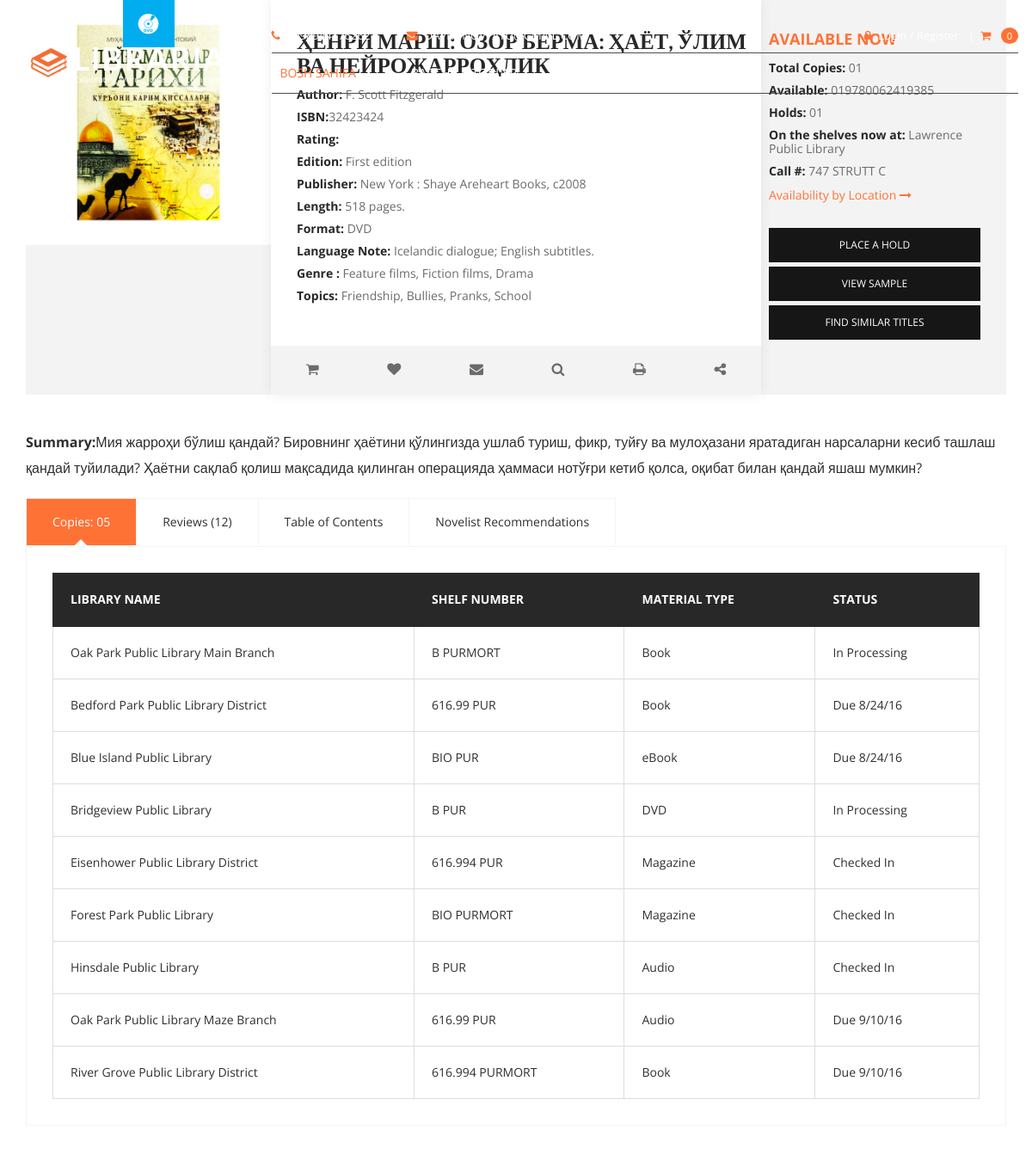
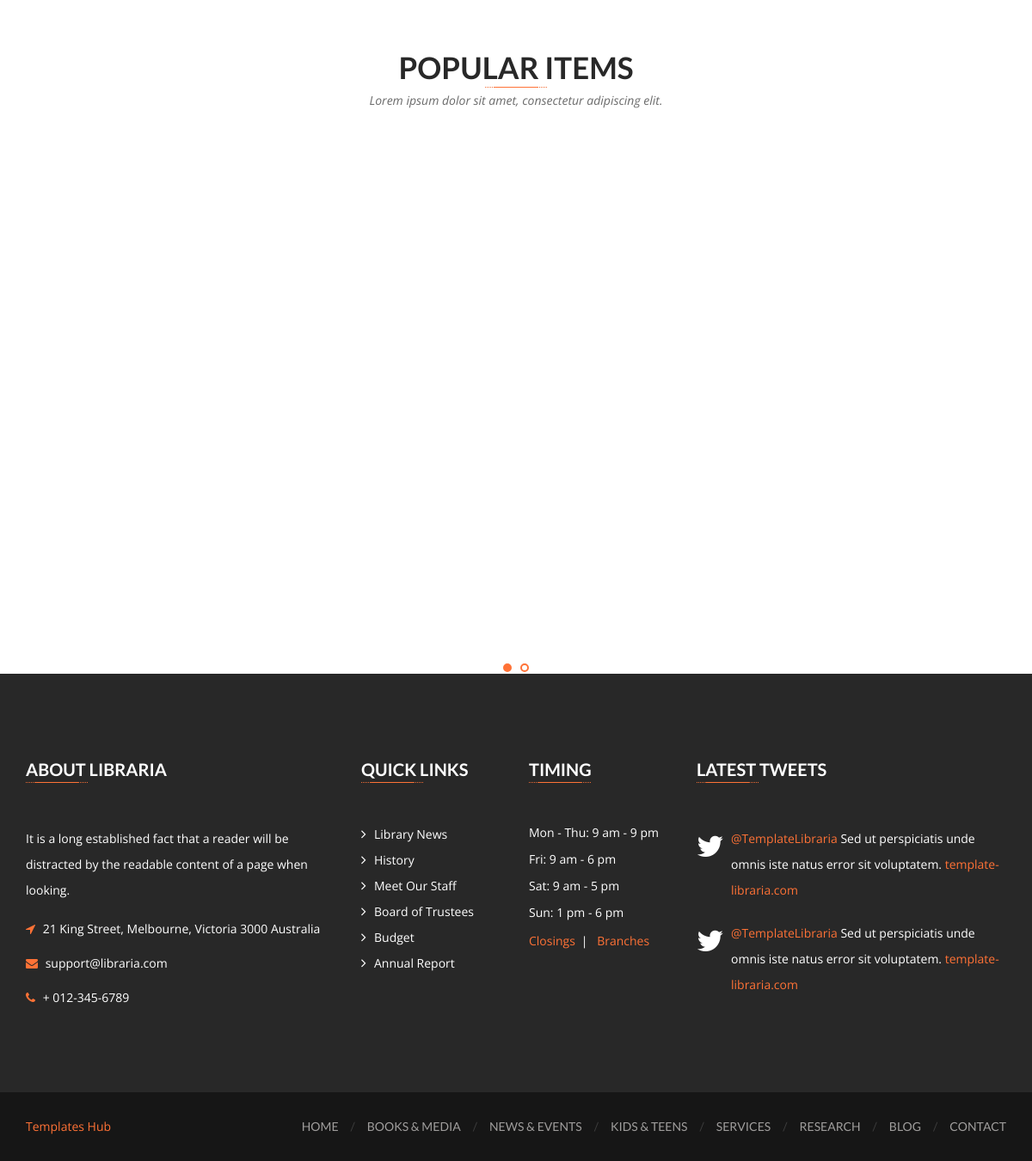
Page /detail/1/ on the committed database (2 pictures, top to bottom).
### book/models.py (models this page shows, shortened)
class Book(models.Model):
    title=models.CharField(max_length=200)
    description=models.TextField()
    isbn=models.CharField(max_length=17)

class BookImage(models.Model):
    book=models.ForeignKey(Book,on_delete=models.CASCADE,related_name="images")
    book_image=models.ImageField(upload_to='images_book/')

### book/views.py (the view)
# urls.py: path('detail/<int:id>/',BookDetailView,name='det'),
def BookDetailView(request,id):
    book=get_object_or_404(Book,id=id)
    context={
        "book":book
    }
    return render(request,"books-media-detail-v2.html",context)

### templates/books-media-detail-v2.html (shortened to what this page needs)
{% extends 'base.html' %}
{% load static %}
{% block content %}
        <div id="content" class="site-content">
            <div id="primary" class="content-area">
                <main id="main" class="site-main">
                    <div class="booksmedia-detail-main">
                        <div class="container">
                            <div class="booksmedia-detail-box">
                                <div class="detailed-box">
                                    <div class="col-xs-12 col-sm-5 col-md-3">
                                        <div class="post-thumbnail">
                                            <div class="book-list-icon blue-icon"></div>
                                            <img src="{{ book.images.first.book_image.url }}" alt="Book Image">
                                        </div>
                                    </div>
                                    <div class="col-xs-12 col-sm-7 col-md-6">
                                        <div class="post-center-content">
                                            <h2>{{ book.title }}</h2>
                                            <p><strong>Author:</strong> F. Scott Fitzgerald</p>
                                            <p><strong>ISBN:</strong>{{ book.isbn }}</p>
                                            <p><strong>Rating:</strong> </p>
                                            <p><strong>Edition:</strong> First edition</p>
                                            <p><strong>Publisher:</strong> New York : Shaye Areheart Books, c2008</p>
                                            <p><strong>Length:</strong> 518 pages.</p>
                                            <p><strong>Format:</strong> DVD</p>
                                            <p><strong>Language Note:</strong> Icelandic dialogue; English subtitles.</p>
                                            <p><strong>Genre :</strong> Feature films, Fiction films, Drama</p>
                                            <p><strong>Topics:</strong> Friendship, Bullies, Pranks, School</p>
                                            <div class="actions">
                                                <ul>
                                                    <li>
                                                        <a href="#" target="_blank" data-toggle="blog-tags" data-placement="top" title="" data-original-title="Add To Cart">
                                                            <i class="fa fa-shopping-cart"></i>
                                                        </a>
                                                    </li>
                                                    <li>
                                                        <a href="#" target="_blank" data-toggle="blog-tags" data-placement="top" title="" data-original-title="Like">
                                                            <i class="fa fa-heart"></i>
                                                        </a>
                                                    </li>
                                                    <li>
                                                        <a href="#" target="_blank" data-toggle="blog-tags" data-placement="top" title="" data-original-title="Mail">
                                                            <i class="fa fa-envelope"></i>
                                                        </a>
                                                    </li>
                                                    <li>
                                                        <a href="#" target="_blank" data-toggle="blog-tags" data-placement="top" title="" data-original-title="Search">
                                                            <i class="fa fa-search"></i>
                                                        </a>
                                                    </li>
                                                    <li>
                                                        <a href="#" target="_blank" data-toggle="blog-tags" data-placement="top" title="" data-original-title="Print">
                                                            <i class="fa fa-print"></i>
                                                        </a>
                                                    </li>
                                                    <li>
                                                        <a href="#" target="_blank" data-toggle="blog-tags" data-placement="top" title="" data-original-title="Print">
                                                            <i class="fa fa-share-alt"></i>
                                                        </a>
                                                    </li>
                                                </ul>
                                            </div>
                                        </div>
                                    </div>
                                    <div class="col-xs-12 col-sm-12 col-md-3 ">
                                        <div class="post-right-content">
                                            <h4>Available now</h4>
                                            <p><strong>Total Copies:</strong> 01</p>
                                            <p><strong>Available:</strong> 019780062419385</p>
                                            <p><strong>Holds:</strong>  01</p>
                                            <p><strong>On the shelves now at:</strong> Lawrence Public Library</p>
                                            <p><strong>Call #:</strong> 747 STRUTT C</p>
                                            <a href="#." class="available-location">Availability by Location <i class="fa fa-long-arrow-right" aria-hidden="true"></i></a>
                                            <a href="#." class="btn btn-dark-gray">Place a Hold</a>
                                            <a href="#." class="btn btn-dark-gray">View sample</a>
                                            <a href="#." class="btn btn-dark-gray">Find Similar Titles</a>
                                        </div>
                                    </div>
                                </div>
                                <p><strong>Summary:</strong>{{ book.description }} </p>
                                <div class="table-tabs" id="responsiveTabs">
                                    <ul class="nav nav-tabs">
                                        <li class="active"><b class="arrow-up"></b><a data-toggle="tab" href="#sectionA">Copies: 05</a></li>
                                        <li><b class="arrow-up"></b><a data-toggle="tab" href="#sectionB">Reviews (12)</a></li>
                                        <li><b class="arrow-up"></b><a data-toggle="tab" href="#sectionC">Table of Contents</a></li>
                                        <li><b class="arrow-up"></b><a data-toggle="tab" href="#sectionD">Novelist Recommendations</a></li>
                                    </ul>
                                    <div class="tab-content">
                                        <div id="sectionA" class="tab-pane fade in active">
                                            <table class="table table-bordered">
                                                <thead>
                                                    <tr>
                                                        <th>Library Name</th>
                                                        <th>Shelf Number</th>
                                                        <th>Material Type</th>
                                                        <th>Status </th>
                                                    </tr>
                                                </thead>
                                                <tbody>
                                                    <tr>
                                                        <td>Oak Park Public Library Main Branch</td>
                                                        <td>B PURMORT</td>
                                                        <td>Book</td>
                                                        <td>In Processing</td>
                                                    </tr>
                                                    <tr>
                                                        <td>Bedford Park Public Library District</td>
                                                        <td>616.99 PUR</td>
                                                        <td>Book</td>
                                                        <td>Due 8/24/16</td>
                                                    </tr>
                                                    <tr>
                                                        <td>Blue Island Public Library</td>
                                                        <td>BIO PUR</td>
                                                        <td>eBook</td>
                                                        <td>Due 8/24/16</td>
                                                    </tr>
                                                    <tr>
                                                        <td>Bridgeview Public Library</td>
                                                        <td>B PUR</td>
                                                        <td>DVD</td>
                                                        <td>In Processing</td>
                                                    </tr>
                                                    <tr>
                                                        <td>Eisenhower Public Library District</td>
                                                        <td>616.994 PUR</td>
                                                        <td>Magazine</td>
                                                        <td>Checked In</td>
                                                    </tr>
                                                    <tr>
                                                        <td>Forest Park Public Library</td>
                                                        <td>BIO PURMORT</td>
                                                        <td>Magazine</td>
                                                        <td>Checked In</td>
                                                    </tr>
                                                    <tr>
                                                        <td>Hinsdale Public Library</td>
                                                        <td>B PUR</td>
                                                        <td>Audio</td>
                                                        <td>Checked In</td>
                                                    </tr>
                                                    <tr>
                                                        <td>Oak Park Public Library Maze Branch</td>
                                                        <td>616.99 PUR</td>
                                                        <td>Audio</td>
                                                        <td>Due 9/10/16</td>
                                                    </tr>
                                                    <tr>
                                                        <td>River Grove Public Library District</td>
                                                        <td>616.994 PURMORT</td>
                                                        <td>Book</td>
                                                        <td>Due 9/10/16</td>
                                                    </tr>
                                                </tbody>
                                            </table>
                                        </div>
                                    </div>
                                </div>
                            </div>
                        </div>
                    </div>
                </main>
            </div>
        </div>
        <div class="booksmedia-fullwidth">
            <div class="container">
                <h2 class="section-title text-center">Popular Items</h2>
                    <span class="underline center"></span>
                    <p class="lead text-center">Lorem ipsum dolor sit amet, consectetur adipiscing elit.</p>
                        <ul class="popular-items-detail-v2">
                            <li>
                                <div class="book-list-icon blue-icon"></div>
                                <figure>
                                    <img src="images/books-media/layout-3/books-media-layout3-01.jpg" alt="Book">
                                    <figcaption>
                                        <header>
                                            <h4><a href="#.">The Great Gatsby</a></h4>
                                            <p><strong>Author:</strong>  F. Scott Fitzgerald</p>
                                            <p><strong>ISBN:</strong>  9781581573268</p>
                                        </header>
                                    </figcaption>
                                </figure>
                            </li>
                            <li>
                                <div class="book-list-icon yellow-icon"></div>
                                <figure>
                                    <img src="images/books-media/layout-3/books-media-layout3-02.jpg" alt="Book">
                                    <figcaption>
                                        <header>
                                            <h4><a href="#.">The Great Gatsby</a></h4>
                                            <p><strong>Author:</strong>  F. Scott Fitzgerald</p>
                                            <p><strong>ISBN:</strong>  9781581573268</p>
                                        </header>
                                    </figcaption>
                                </figure>
                            </li>
                            <li>
                                <div class="book-list-icon green-icon"></div>
                                <figure>
                                    <img src="images/books-media/layout-3/books-media-layout3-03.jpg" alt="Book">
                                    <figcaption>
                                        <header>
                                            <h4><a href="#.">The Great Gatsby</a></h4>
                                            <p><strong>Author:</strong>  F. Scott Fitzgerald</p>
                                            <p><strong>ISBN:</strong>  9781581573268</p>
                                        </header>
                                    </figcaption>
                                </figure>
                            </li>
                        </ul>
            </div>
        </div>
{% endblock content %}

### rows in the picture
Book: images.first.book_image (picture), title "ҲЕНРИ МАРШ: ОЗОР БЕРМА: ҲАЁТ, ЎЛИМ ВА НЕЙРОЖАРРОҲЛИК", isbn "32423424", description "Мия жарроҳи бўлиш қандай? Бировнинг ҳаётини қўлингизда ушлаб туриш, фикр, туйғу ва мулоҳазани яратадиган нарсаларни кесиб ташлаш қандай туйилади? Ҳаётни сақлаб қолиш мақсадида қилинган операцияда ҳаммаси нотўғри кетиб қолса, оқибат билан қандай яшаш мумкин?"
